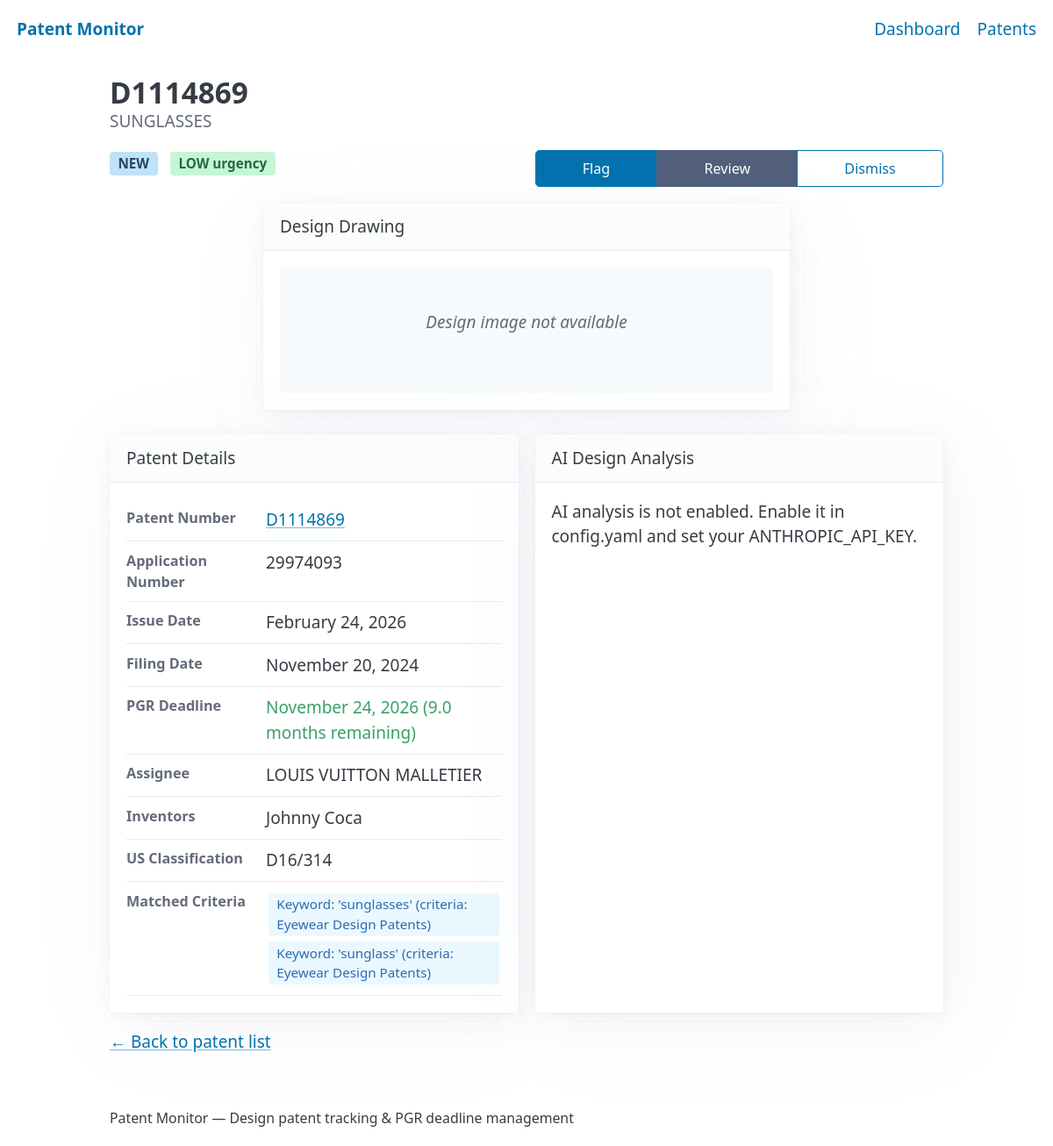
Page /patents/D1114869 on the committed database.
### tables this page shows
CREATE TABLE patents (
    id INTEGER PRIMARY KEY AUTOINCREMENT,
    patent_number TEXT UNIQUE NOT NULL,
    application_number TEXT,
    title TEXT NOT NULL,
    issue_date TEXT NOT NULL,
    filing_date TEXT,
    inventors TEXT,
    assignee TEXT,
    classification_us TEXT,
    classification_cpc TEXT,
    classification_locarno TEXT,
    image_url TEXT,
    abstract TEXT,
    pgr_deadline TEXT NOT NULL,
    status TEXT DEFAULT 'new',
    matched_criteria TEXT,
    first_seen_at TEXT NOT NULL,
    notified_at TEXT,
    notes TEXT
, ai_analysis TEXT);

### patent_monitor/web/routes.py (the view)
@bp.route("/patents/<patent_number>")
def patent_detail(patent_number):
    db = _get_db()
    config = _get_config()
    patent = db.get_patent(patent_number)
    if not patent:
        return render_template("404.html", message=f"Patent {patent_number} not found"), 404
    analysis = None
    analysis_json = db.get_ai_analysis(patent_number)
    if analysis_json:
        try:
            analysis = json.loads(analysis_json)
        except json.JSONDecodeError:
            pass
    cur = db.conn.execute(
        "SELECT matched_criteria FROM patents WHERE patent_number = ?",
        (patent_number,),
    )
    row = cur.fetchone()
    matched_criteria = []
    if row and row["matched_criteria"]:
        try:
            matched_criteria = json.loads(row["matched_criteria"])
        except json.JSONDecodeError:
            pass
    return render_template(
        "patent_detail.html",
        patent=patent,
        analysis=analysis,
        matched_criteria=matched_criteria,
        ai_enabled=config.ai.enabled,
    )

### patent_monitor/db.py (called while the page is built)
    def get_patent(self, patent_number: str) -> Patent | None:
        cur = self.conn.execute(
            "SELECT * FROM patents WHERE patent_number = ?", (patent_number,)
        )
        row = cur.fetchone()
        return self._row_to_patent(row) if row else None

    def get_ai_analysis(self, patent_number: str) -> str | None:
        cur = self.conn.execute(
            "SELECT ai_analysis FROM patents WHERE patent_number = ?",
            (patent_number,),
        )
        row = cur.fetchone()
        return row["ai_analysis"] if row else None

### patent_monitor/models.py (called while the page is built)
    @property
    def pgr_deadline(self) -> date:
        return self.issue_date + relativedelta(months=9)

    @property
    def pgr_months_remaining(self) -> float:
        delta = relativedelta(self.pgr_deadline, date.today())
        return delta.months + delta.days / 30.0

    @property
    def urgency(self) -> str:
        remaining = self.pgr_months_remaining
        if remaining <= 0:
            return "expired"
        elif remaining < 3:
            return "high"
        elif remaining < 6:
            return "medium"
        return "low"

    @property
    def uspto_url(self) -> str:
        num = self.patent_number.replace(",", "")
        if not num.startswith("D"):
            num = f"D{num}"
        return f"https://image-ppubs.uspto.gov/dirsearch-public/print/downloadPdf/{num}"

### patent_monitor/web/app.py (called while the page is built)
def create_app(config_path: str | None = None) -> Flask:
    app = Flask(
        __name__,
        template_folder=str(Path(__file__).parent / "templates"),
        static_folder=str(Path(__file__).parent / "static"),
    )
    if config_path is None:
        config_path = os.environ.get("CONFIG_PATH", "config.yaml")
    pm_config = load_config(config_path)
    app.config["PM_CONFIG"] = pm_config
    app.config["SECRET_KEY"] = os.environ.get("SECRET_KEY", "patent-monitor-dev-key")
    db = Database(pm_config.database_path)
    db.init_db()
    app.config["DB"] = db
    task_manager = TaskManager()
    app.config["TASK_MANAGER"] = task_manager
    from .routes import bp
    app.register_blueprint(bp)
    from .auth import init_auth
    init_auth(app)
    @app.teardown_appcontext
    def close_db(exception):
        pass  # DB stays open for the app lifetime
    return app

### patent_monitor/web/routes.py (called while the page is built)
def _get_db():
    return current_app.config["DB"]

def _get_config():
    return current_app.config["PM_CONFIG"]

### patent_monitor/web/templates/patent_detail.html (shortened to what this page needs)
{% extends "base.html" %}
{% block content %}
<hgroup>
    <h2>{{ patent.patent_number }}</h2>
    <p>{{ patent.title }}</p>
</hgroup>
<div class="grid">
    <div>
        <span class="status-badge status-{{ patent.status }}">{{ patent.status|upper }}</span>
        <span class="urgency-badge urgency-{{ patent.urgency }}">{{ patent.urgency|upper }} urgency</span>
    </div>
    <div style="text-align: right;">
        <div role="group">
            <button class="status-btn" onclick="updateStatus('{{ patent.patent_number }}', 'flagged')">Flag</button>
            <button class="status-btn secondary" onclick="updateStatus('{{ patent.patent_number }}', 'reviewed')">Review</button>
            <button class="status-btn outline" onclick="updateStatus('{{ patent.patent_number }}', 'dismissed')">Dismiss</button>
        </div>
    </div>
</div>
<article class="patent-image-card">
    <header>Design Drawing</header>
    <div class="patent-image-container" id="patent-image-container">
    </div>
</article>
<div class="grid">
    <article>
        <header>Patent Details</header>
        <div class="detail-row">
            <span class="detail-label">Patent Number</span>
            <span class="detail-value"><a href="{{ patent.uspto_url }}" target="_blank">{{ patent.patent_number }}</a></span>
        </div>
        {% if patent.application_number %}
        <div class="detail-row">
            <span class="detail-label">Application Number</span>
            <span class="detail-value">{{ patent.application_number }}</span>
        </div>
        {% endif %}
        <div class="detail-row">
            <span class="detail-label">Issue Date</span>
            <span class="detail-value">{{ patent.issue_date.strftime('%B %d, %Y') }}</span>
        </div>
        {% if patent.filing_date %}
        <div class="detail-row">
            <span class="detail-label">Filing Date</span>
            <span class="detail-value">{{ patent.filing_date.strftime('%B %d, %Y') }}</span>
        </div>
        {% endif %}
        <div class="detail-row">
            <span class="detail-label">PGR Deadline</span>
            <span class="detail-value {% if patent.pgr_months_remaining < 3 %}deadline-urgent{% elif patent.pgr_months_remaining < 6 %}deadline-warning{% else %}deadline-ok{% endif %}">
                {{ patent.pgr_deadline.strftime('%B %d, %Y') }}
                ({{ "%.1f"|format(patent.pgr_months_remaining) }} months remaining)
            </span>
        </div>
        {% if patent.assignee %}
        <div class="detail-row">
            <span class="detail-label">Assignee</span>
            <span class="detail-value">{{ patent.assignee }}</span>
        </div>
        {% endif %}
        {% if patent.inventors %}
        <div class="detail-row">
            <span class="detail-label">Inventors</span>
            <span class="detail-value">{{ patent.inventors | join(', ') }}</span>
        </div>
        {% endif %}
        {% if patent.classification_us %}
        <div class="detail-row">
            <span class="detail-label">US Classification</span>
            <span class="detail-value">{{ patent.classification_us }}</span>
        </div>
        {% endif %}
        {% if matched_criteria %}
        <div class="detail-row">
            <span class="detail-label">Matched Criteria</span>
            <span class="detail-value">
                {% for criteria in matched_criteria %}
                <span class="match-tag">{{ criteria }}</span>
                {% endfor %}
            </span>
        </div>
        {% endif %}
    </article>
    <article>
        <header>AI Design Analysis</header>
        {% if analysis %}
        <div class="analysis-score-container">
            <span class="analysis-score score-{{ analysis.risk_level }}">{{ analysis.similarity_score }}%</span>
            <span class="analysis-label">similarity to your products</span>
        </div>
        <div class="detail-row">
            <span class="detail-label">Risk Level</span>
            <span class="risk-label risk-{{ analysis.risk_level }}">{{ analysis.risk_level|upper }}</span>
        </div>
        <div class="detail-row">
            <span class="detail-label">Recommendation</span>
            <span class="rec-badge rec-{{ analysis.recommendation }}">{{ analysis.recommendation|upper }}</span>
        </div>
        <div class="detail-row">
            <span class="detail-label">Reasoning</span>
            <span class="detail-value">{{ analysis.reasoning }}</span>
        </div>
        <div class="analysis-meta">
            {% if analysis.patent_image_used %}Visual + text analysis{% else %}Text-only analysis (no patent image available){% endif %}
            &middot; {{ analysis.product_images_used|length if analysis.product_images_used else 0 }} product image(s) compared
            {% if analysis.analyzed_at %}
            &middot; Analyzed: {{ analysis.analyzed_at[:19] }}
            {% endif %}
        </div>
        {% elif ai_enabled %}
        <p>This patent has not been analyzed yet.</p>
        <button id="btn-analyze-single" onclick="analyzeSingle('{{ patent.patent_number }}')">
            Analyze This Patent
        </button>
        <div id="single-analysis-status" class="task-status"></div>
        {% else %}
        <p>AI analysis is not enabled. Enable it in config.yaml and set your ANTHROPIC_API_KEY.</p>
        {% endif %}
    </article>
</div>
<p><a href="{{ url_for('main.patent_list') }}">&larr; Back to patent list</a></p>
{% endblock %}

### patent_monitor/web/static/style.css (style rules this page uses)
.status-badge { display: inline-block; padding: 0.1rem 0.5rem; border-radius: 4px; font-size: 0.8rem; font-weight: 600; }
.status-new { background: #bee3f8; color: #2a4365; }
.urgency-badge { display: inline-block; padding: 0.1rem 0.5rem; border-radius: 4px; font-size: 0.8rem; font-weight: 600; margin-left: 0.5rem; }
.urgency-low { background: #c6f6d5; color: #276749; }
.deadline-ok { color: #38a169; }
.detail-row { display: flex; gap: 1rem; padding: 0.5rem 0; border-bottom: 1px solid var(--pico-muted-border-color); }
.detail-label { flex: 0 0 140px; font-weight: 600; color: var(--pico-muted-color); font-size: 0.85rem; }
.detail-value { flex: 1; }
.match-tag { display: inline-block; background: #ebf8ff; color: #2b6cb0; padding: 0.1rem 0.5rem; border-radius: 4px; margin: 0.15rem; font-size: 0.8rem; }
.status-btn { font-size: 0.85rem; padding: 0.4rem 0.8rem; }
.patent-image-card { max-width: 600px; margin: 0 auto 1.5rem; }
.patent-image-container { text-align: center; min-height: 100px; background: #f7fafc; border-radius: 4px; padding: 0.5rem; }

### rows in the picture
patents: patent_number "D1114869", title "SUNGLASSES", status "NEW", application_number "29974093", issue_date "February 24, 2026", filing_date "November 20, 2024", pgr_deadline "November 24, 2026", assignee "LOUIS VUITTON MALLETIER", classification_us "D16/314"

### other values in the picture
{{ patent.urgency|upper }} "LOW"
{{ "%.1f"|format(patent.pgr_months_remaining) }} "9.0"
{{ patent.inventors | join(', ') }} "Johnny Coca"
{{ criteria }} "Keyword: 'sunglasses' (criteria: Eyewear Design Patents)" "Keyword: 'sunglass' (criteria: Eyewear Design Patents)"
